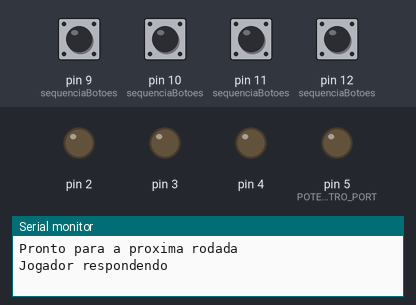
Bench run of a sketch on a simulated Arduino Uno, built with avr-gcc and run on an emulated ATmega328P. Shown: output pins drawn as LEDs (lit = HIGH), the last lines printed to the serial monitor. The inputs (shaded band) are chosen by the test bench; at power-on: pin 9 (sequenciaBotoes), pin 10 (sequenciaBotoes), pin 11 (sequenciaBotoes), pin 12 (sequenciaBotoes) HIGH. Random numbers use the default seed unless the sketch sets one.

Above: at 2.8 s.
2.9 s: pin 9 (sequenciaBotoes) pulled LOW for 0.15 s
At 3.4 s:
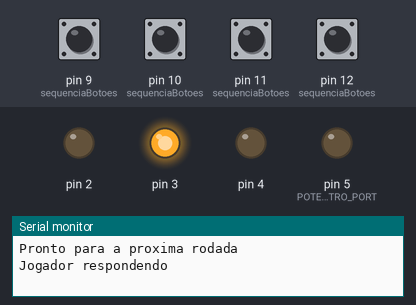
5.4 s: pin 10 (sequenciaBotoes) pulled LOW for 0.15 s
At 6.2 s:
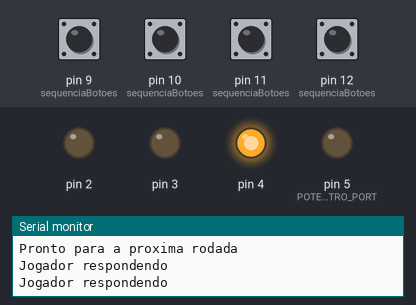
7.9 s: pin 11 (sequenciaBotoes) pulled LOW for 0.15 s
At 8.4 s:
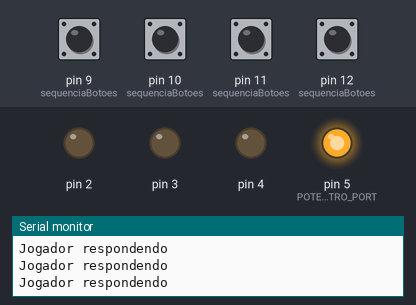
Timing chart, 0 to 10.9 s (numbered marks = the images above; inputs shaded):
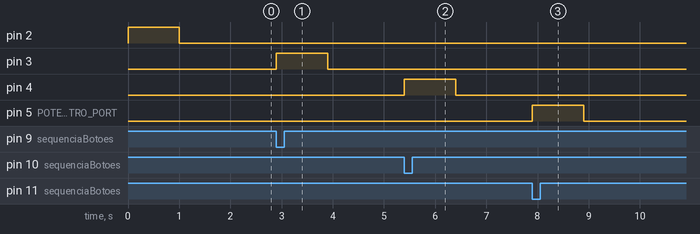

Measured:
- after the input at 2.9 s, pin 3: LOW → HIGH at once, → LOW 1.0 s later
- after the input at 5.4 s, pin 4: LOW → HIGH at once, → LOW 1.0 s later
- after the input at 7.9 s, pin 5 (POTENCIOMETRO_PORT): LOW → HIGH at once, → LOW 1.0 s later

The sketch:

push_button_random.ino
```cpp
#define LED_VERDE 5
#define LED_VERMELHO 4
#define LED_AMARELO 3
#define LED_BRANCO 2

#define BTN_ON_VERDE 12
#define BTN_ON_VERMELHO 11
#define BTN_ON_AMARELO 10
#define BTN_ON_BRANCO 9

#define POTENCIOMETRO_PORT 5
#define UM_SEGUNDO 1000
#define MEIO_SEGUNDO 500
#define TAMANHO_ARRAY 4

enum Estados {
  PRONTO_PARA_PROXIMA_RODADA,
  USUARIO_RESPONDENDO,
  JOGO_FINALIZADO_SUCESSO,
  JOGO_FINALIZADO_FALHA
};

int sequenciaLuzes[TAMANHO_ARRAY];
int sequenciaBotoes[] = {BTN_ON_VERDE, BTN_ON_VERMELHO, BTN_ON_AMARELO, BTN_ON_BRANCO};
int sequenciaResposta[TAMANHO_ARRAY];

Estados estado = PRONTO_PARA_PROXIMA_RODADA;

int rodada = 0;

void setup() {
  Serial.begin(9600);
  iniciaJogo();
  inicializaLED();
  inicializaBTNS();
}

void loop() {
  switch (estado) {
    case PRONTO_PARA_PROXIMA_RODADA:
      Serial.println("Pronto para a proxima rodada");
      preparaNovaRodada();
      break;
    case USUARIO_RESPONDENDO:
      Serial.println("Jogador respondendo");
      leituraBTN();
      break;
    case JOGO_FINALIZADO_SUCESSO:
      Serial.println("Jogo finalizado com sucesso");
      break;
    case JOGO_FINALIZADO_FALHA:
      Serial.println("Jogo finalizado com falha");
      break;
  }
  delay(MEIO_SEGUNDO);
}

void preparaNovaRodada() {
  if(rodada == TAMANHO_ARRAY) {
    estado = JOGO_FINALIZADO_SUCESSO;
  } else {
    rodada++;
    tocaLedsRodada();
    estado = USUARIO_RESPONDENDO;
  }
}

void tocaLedsRodada() {
  for (int i = 0; i < rodada; i++) {
    piscaLed(sequenciaLuzes[i]);
  }
}

int piscaLed(int portaLed) {

  digitalWrite(portaLed,HIGH);
  delay(UM_SEGUNDO);
  digitalWrite(portaLed,LOW);
  delay(MEIO_SEGUNDO);

  return portaLed;
}

void iniciaJogo() {
  int led;
  int seed = analogRead(POTENCIOMETRO_PORT);
  randomSeed(seed);
  for(int indicie = 0; indicie < TAMANHO_ARRAY; indicie ++) {
    led = sorteiaCor();
    sequenciaLuzes[indicie] = led;
  }
}

int sorteiaCor() {
  int rando = (int)random(LED_BRANCO, LED_VERDE + 1);//2-5 (6)
  return contemValor(rando) ? sorteiaCor() : rando;
}

boolean contemValor(int value) {
  for(int indicie = 0; indicie < TAMANHO_ARRAY; indicie ++) {
    if(sequenciaLuzes[indicie] == value) return true;
  }
  return false;
}

void leituraBTN() {
 int estadoBotao;
 boolean isRespondeu = false;

 while(!isRespondeu) {
   for(int i=0;i<4;i++) {
    estadoBotao = digitalRead(sequenciaBotoes[i]);
    if(estadoBotao == LOW) {
      isRespondeu = true;
      piscaLed(sequenciaLuzes[i]);
      //sequenciaResposta[] = sequenciaLuzes[i];
    }
   }
 }

 //estado = !isRespondeu ? USUARIO_RESPONDENDO : isRespostaCorreta ? PRONTO_PARA_PROXIMA_RODADA : JOGO_FINALIZADO_FALHA;
}

void inicializaLED() {
 for(int i=0;i<4;i++) {
  pinMode(sequenciaLuzes[i],OUTPUT);
 }
}

void inicializaBTNS() {
 for(int i=0;i<4;i++) {
  pinMode(sequenciaBotoes[i],INPUT_PULLUP);
 }
}
```
